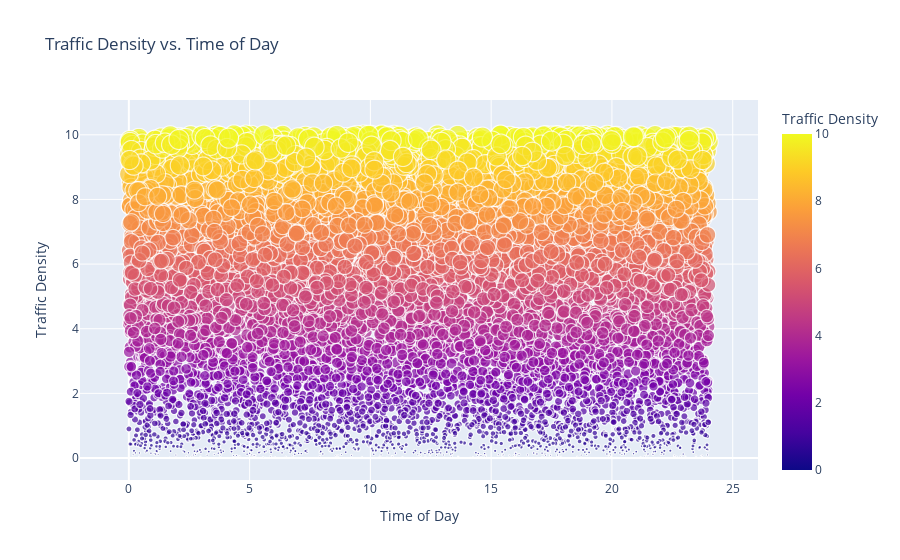

Notebook code cell kept with this figure:
### Code cell
fig = px.scatter(
    df,
    x="time_of_day",       
    y="traffic_density",   
    title="Traffic Density vs. Time of Day",
    labels={"time_of_day": "Time of Day", "traffic_density": "Traffic Density"},
    color="traffic_density",  
    size="traffic_density",  
    hover_data=["traffic_density"])

fig.show()

### Figure 1 — Plotly figure (JSON) as saved in the notebook; plotly's stock layout.template omitted (floating-point values rounded to 4 significant figures; data arrays with more than 128 entries replaced by an {"elided": "..."} marker saying what was removed)
{"data": [{"hovertemplate": "Time of Day=%{x}<br>Traffic Density=%{marker.color}<extra></extra>", "legendgroup": "", "marker": {"color": {"elided": "8756 float values"}, "coloraxis": "coloraxis", "size": {"elided": "8756 float values"}, "sizemode": "area", "sizeref": 0.025, "symbol": "circle"}, "mode": "markers", "name": "", "showlegend": false, "type": "scattergl", "x": {"elided": "8756 float values"}, "xaxis": "x", "y": {"elided": "8756 float values"}, "yaxis": "y"}], "layout": {"coloraxis": {"colorbar": {"title": {"text": "Traffic Density"}}, "colorscale": [[0, "#0d0887"], [0.1111, "#46039f"], [0.2222, "#7201a8"], [0.3333, "#9c179e"], [0.4444, "#bd3786"], [0.5556, "#d8576b"], [0.6667, "#ed7953"], [0.7778, "#fb9f3a"], [0.8889, "#fdca26"], [1, "#f0f921"]]}, "legend": {"itemsizing": "constant", "tracegroupgap": 0}, "title": {"text": "Traffic Density vs. Time of Day"}, "xaxis": {"anchor": "y", "domain": [0, 1], "title": {"text": "Time of Day"}}, "yaxis": {"anchor": "x", "domain": [0, 1], "title": {"text": "Traffic Density"}}}}
